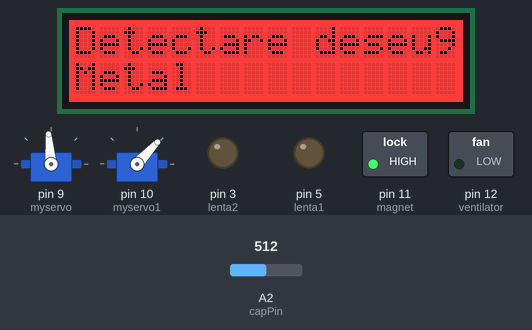
A sketch run on a simulated Arduino Uno, built with avr-gcc and run on an emulated ATmega328P. On the bench: 16×2 character LCD, 2 × servo, switched loads named in the sketch (green lamp = pin HIGH), output pins drawn as LEDs (lit = HIGH). The inputs (shaded band) are chosen by the test bench; at power-on: A2 (capPin) = 512. Pins used as bus, display or sensor lines are not drawn; what the sketch prints to the serial monitor is not drawn.

Above: at 1.2 s.
1.3 s: A2 (capPin) set to 395
At 3.8 s:
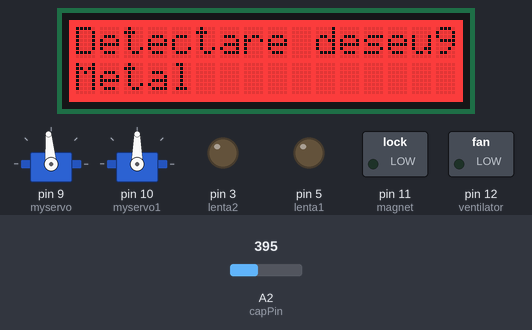
4.3 s: A2 (capPin) set to 376
At 7.2 s:
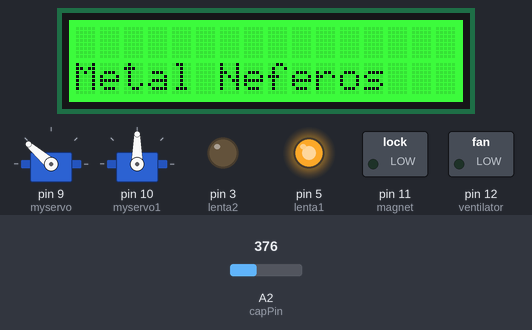
At 13.1 s:
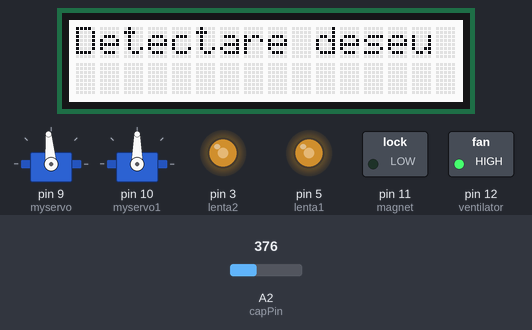
Timing chart, 0 to 13.4 s (numbered marks = the images above; inputs shaded):
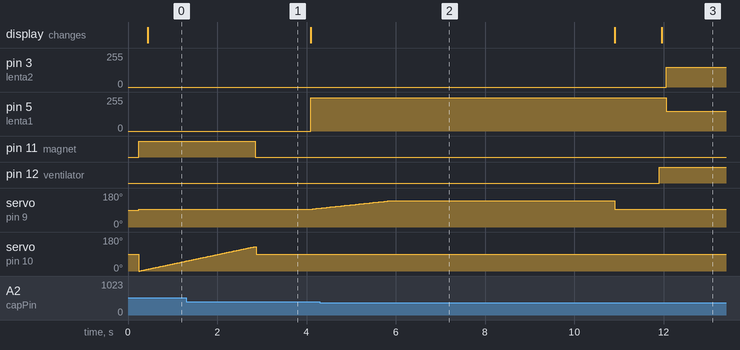

Measured:
- the behaviour switches between 388 and 387 on A2 (capPin) (found by bisection; images 1 and 2)
- after the input at 4.3 s, pin 3 (lenta2): 0/255 → 150/255 after 7.8 s; pin 5 (lenta1): 250/255 → 150/255 after 7.8 s; pin 11 (magnet): stays LOW (without the input it goes to HIGH after 7.8 s); pin 12 (ventilator): goes on until 11.9 s, then stays HIGH; servo on pin 10 (myservo1): stops changing and stays 90°
- by itself, servo on pin 9 (myservo): rises from 100° to 139° in 1.5 s, then falls to 95° in 5.0 s
- by itself, servo on pin 10 (myservo1): rises from 52° to 129° in 1.5 s, then falls to 90° in 0.04 s

The sketch:

sketch_apr20a.ino
```cpp
#include <Wire.h>
#include "rgb_lcd.h"

rgb_lcd lcd;
const int colorR = 255;
const int colorG = 255;
const int colorB = 255;


#define speedo 150

#define lenta1 5
#define lenta2 3
#define magnet 11
#define ventilator 12
#define prag 10160
int stabilizat;

#define capPin A2
#define pulsePin A3
#define millsecs 3


#include <Servo.h>
Servo myservo;
Servo myservo1;

int pos = 130; //de la 95.......130....160
int pos1 =90; //de la  0.........90....150


void setup()
{
//
    lcd.begin(16, 2);
    lcd.setRGB(colorR, colorG, colorB);
    lcd.print("RUBE GOLDBERG'19");
//
  Serial.begin(9600);
  pinMode(pulsePin, OUTPUT);
  digitalWrite(pulsePin, LOW);
  pinMode(capPin, INPUT);
   myservo.attach(9);
   myservo1.attach(10);

   pinMode(lenta1, OUTPUT);
   pinMode(lenta2, OUTPUT);
   pinMode(magnet, OUTPUT);
   pinMode(ventilator, OUTPUT);

}

void loop()
{
lcd.setRGB(colorR, colorG, colorB);
lcd.setCursor(0, 0);
lcd.print("Detectare deseu");

int sum1=functie1();
Serial.print("sum1: ");
Serial.println(sum1);
delay(100);
myservo.write(95);
myservo1.write(90);
analogWrite(lenta1, speedo);
analogWrite(lenta2, speedo);


if(sum1<prag)
{
    lcd.setCursor(0, 1);
    lcd.print("Metal");
    lcd.setRGB(255, 0, 0);


    analogWrite(lenta1, 0);
    analogWrite(lenta2, 0);
    digitalWrite(ventilator, LOW);
    digitalWrite(magnet, HIGH);

    for(int i=0 ;i<130;i++)
    {
      myservo1.write(i);

      delay(20);
    }

    digitalWrite(magnet, LOW);
    myservo1.write(90);
    functie1();
    delay(1000);

functie1();
functie1();
Serial.println(sum1);
int sum1=functie1();
int sum2=functie1();
lcd.clear();
if(sum1<prag)
{
     lcd.setCursor(0, 1);
      lcd.print("Metal Neferos");
      lcd.setRGB(0,255,0);
    analogWrite(lenta1, 250);
    analogWrite(lenta2,0);
    digitalWrite(ventilator, LOW);
    digitalWrite(magnet, LOW);
    for(int i=95 ;i<140;i++)
    {
      myservo.write(i);

      delay(40);
    }
    delay(5000);
    lcd.clear();
}
myservo.write(95);
delay(1000);


}
    digitalWrite(ventilator, HIGH);
    digitalWrite(magnet, LOW);


}


int functie1()
{


  long unsigned int sum=0;
  int minval=1023;
  int maxval=0;


  for (int i=0; i<256; i++)
  {
    //reset the capacitor
    pinMode(capPin,OUTPUT);
    digitalWrite(capPin,LOW);
    delayMicroseconds(20);
    pinMode(capPin,INPUT);
    applyPulses();

    //read the charge of capacitor
    int val = analogRead(capPin); //takes 13x8=104 microseconds
    minval = min(val,minval);
    maxval = max(val,maxval);
    sum+=val;

  }

  //subtract minimum and maximum value to remove spikes

  sum-=minval;
  sum-=maxval;

  return (sum);
  }


void applyPulses()
{
    for (int i=0;i<3;i++) {
      digitalWrite(pulsePin,HIGH); //take 3.5 uS
      delayMicroseconds(millsecs);
      digitalWrite(pulsePin,LOW);  //take 3.5 uS
      delayMicroseconds(millsecs);
    }
}
```
